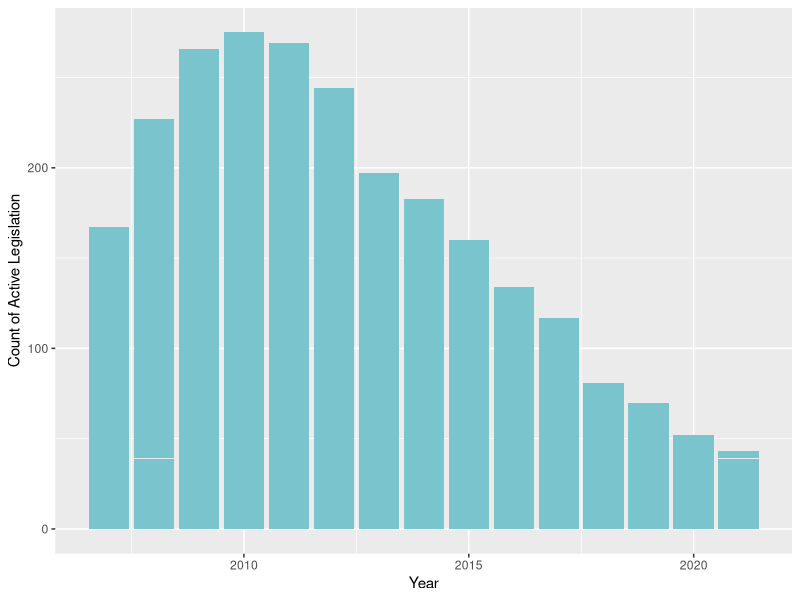
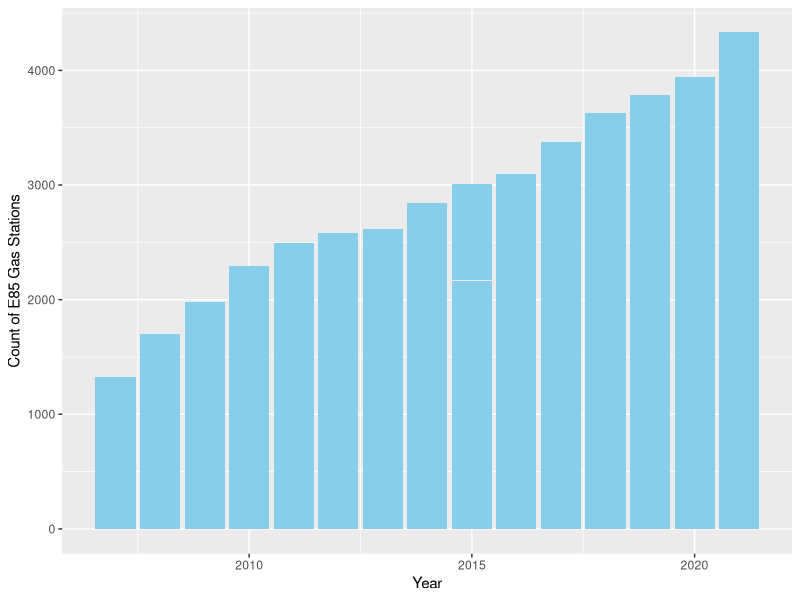
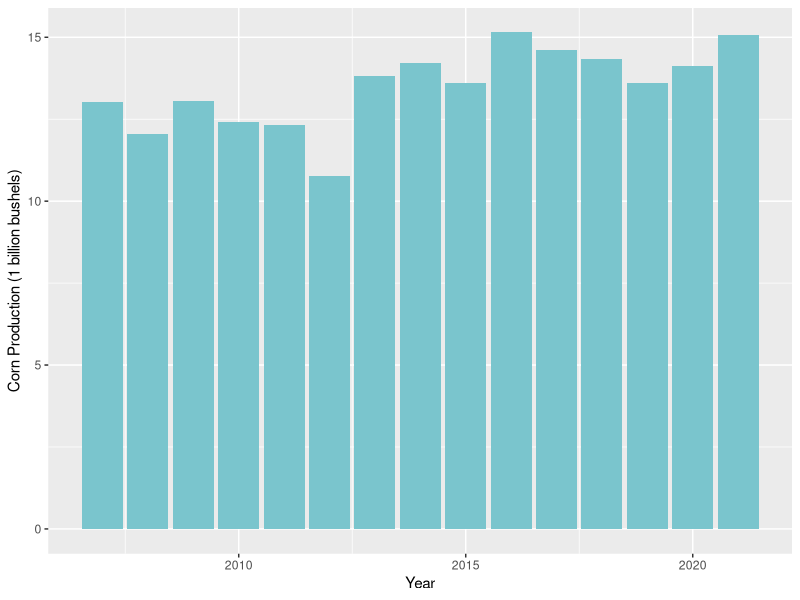
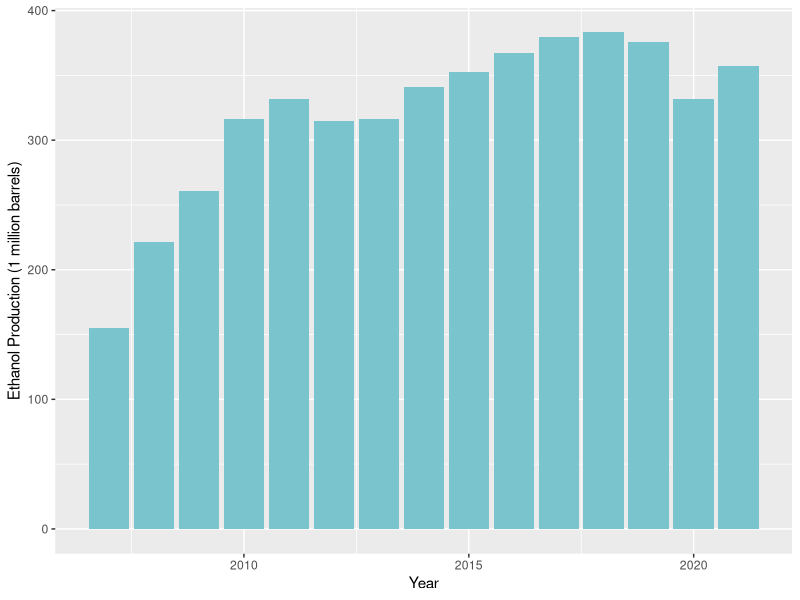
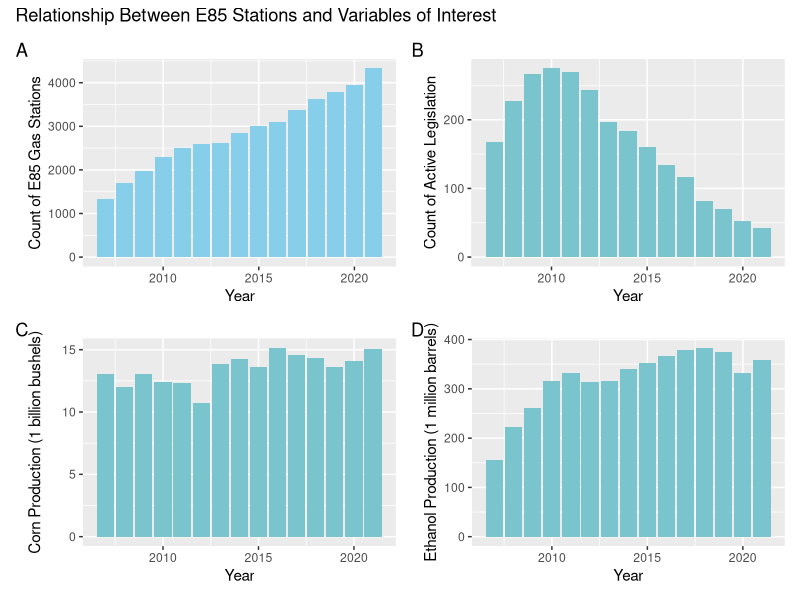
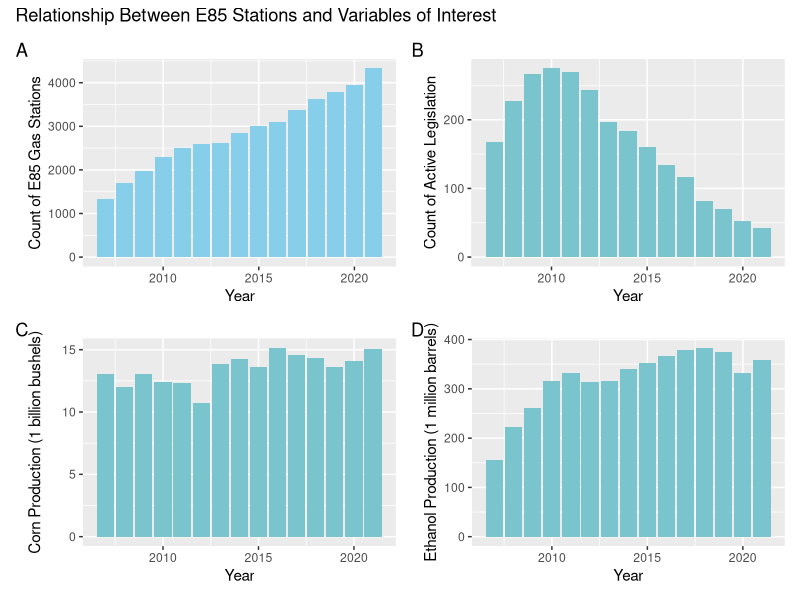

Generate these figures, in order, with R:
#libraray needed packages
library(tidyverse)
library(ggplot2)
library(readr)
library(patchwork)

#setwd

#import data set
mega = read.csv("Data/Merging/merge_last.csv")

mega_sum = mega |> 
  mutate(total_leg = incentives + tax_incentives + grant_incentives + other_incentives + regulations)

legbar = mega_sum |> 
  filter(state != "Total") |> 
  ggplot(aes(y = total_leg, x = year)) +
  geom_bar(stat = "identity", fill = "cadetblue3") + 
  labs(x = "Year", y = "Count of Active Legislation")
legbar

e85bar = mega_sum |> 
  filter(state != "Total") |> 
  ggplot(aes(y = e85, x = year)) +
  geom_bar(stat = "identity", fill = "skyblue") + 
  labs(x = "Year", y = "Count of E85 Gas Stations")
e85bar

cornprodbar = mega_sum |> 
  filter(state != "Total") |> 
  mutate(corn.production = corn.production/1000000000) |> 
  ggplot(aes(y = corn.production, x = year)) +
  geom_bar(stat = "identity", fill = "cadetblue3") +
  labs(x = "Year", y = "Corn Production (1 billion bushels)")
cornprodbar

ethprodbar = mega_sum |> 
  filter(state != "Total") |> 
  mutate(eth.production = eth.production/1000) |> 
  ggplot(aes(y = eth.production, x = year)) +
  geom_bar(stat = "identity", fill = "cadetblue3") +
  labs(x = "Year", y = "Ethanol Production (1 million barrels)")
ethprodbar

#use patchwork to compile barcharts into one plot
drivers = ((e85bar|legbar)/(cornprodbar|ethprodbar)) +
  plot_annotation(tag_levels = "A", title = "Relationship Between E85 Stations and Variables of Interest")
drivers

#save plot
ggsave("Outputs/Exploratory_Analysis/E85Relationships_edited.png", drivers, "png")
